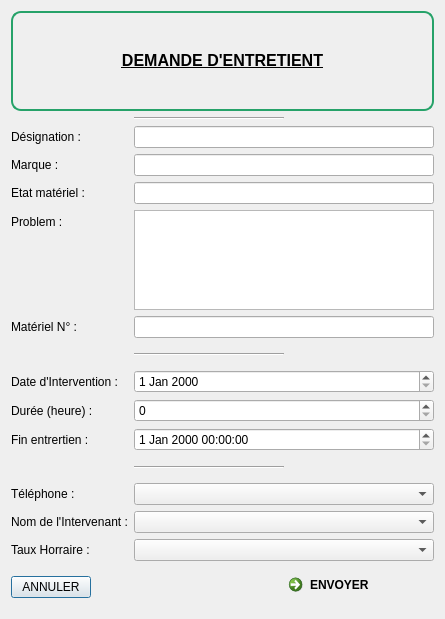
<?xml version="1.0" encoding="UTF-8"?>
<ui version="4.0">
 <class>EntretientMateriels</class>
 <widget class="QDialog" name="EntretientMateriels">
  <property name="geometry">
   <rect>
    <x>0</x>
    <y>0</y>
    <width>445</width>
    <height>619</height>
   </rect>
  </property>
  <property name="windowTitle">
   <string>Dialog</string>
  </property>
  <layout class="QVBoxLayout" name="verticalLayout">
   <item>
    <widget class="QLabel" name="label_10">
     <property name="styleSheet">
      <string notr="true">border: 2px solid rgb(38, 162, 105);
color: black;
padding: 5px;
border-radius: 10px</string>
     </property>
     <property name="text">
      <string>&lt;html&gt;&lt;head/&gt;&lt;body&gt;&lt;p align=&quot;center&quot;&gt;&lt;span style=&quot; font-size:12pt; font-weight:600; text-decoration: underline;&quot;&gt;DEMANDE D'ENTRETIENT&lt;/span&gt;&lt;/p&gt;&lt;/body&gt;&lt;/html&gt;</string>
     </property>
     <property name="alignment">
      <set>Qt::AlignCenter</set>
     </property>
    </widget>
   </item>
   <item>
    <layout class="QFormLayout" name="formLayout">
     <item row="0" column="1">
      <widget class="Line" name="line">
       <property name="sizePolicy">
        <sizepolicy hsizetype="Fixed" vsizetype="Fixed">
         <horstretch>0</horstretch>
         <verstretch>0</verstretch>
        </sizepolicy>
       </property>
       <property name="minimumSize">
        <size>
         <width>150</width>
         <height>0</height>
        </size>
       </property>
       <property name="orientation">
        <enum>Qt::Horizontal</enum>
       </property>
      </widget>
     </item>
     <item row="1" column="0">
      <widget class="QLabel" name="label">
       <property name="text">
        <string>Désignation :</string>
       </property>
      </widget>
     </item>
     <item row="1" column="1">
      <widget class="QLineEdit" name="typeEntretient"/>
     </item>
     <item row="2" column="0">
      <widget class="QLabel" name="label_2">
       <property name="text">
        <string>Marque :</string>
       </property>
      </widget>
     </item>
     <item row="2" column="1">
      <widget class="QLineEdit" name="marqueEntretient">
       <property name="text">
        <string/>
       </property>
      </widget>
     </item>
     <item row="3" column="0">
      <widget class="QLabel" name="label_11">
       <property name="text">
        <string>Etat matériel :</string>
       </property>
      </widget>
     </item>
     <item row="3" column="1">
      <widget class="QLineEdit" name="etatEntretient"/>
     </item>
     <item row="5" column="0">
      <widget class="QLabel" name="label_3">
       <property name="text">
        <string>Problem :</string>
       </property>
      </widget>
     </item>
     <item row="5" column="1">
      <widget class="QTextEdit" name="blemEntretient">
       <property name="sizePolicy">
        <sizepolicy hsizetype="Expanding" vsizetype="Fixed">
         <horstretch>0</horstretch>
         <verstretch>0</verstretch>
        </sizepolicy>
       </property>
       <property name="minimumSize">
        <size>
         <width>0</width>
         <height>100</height>
        </size>
       </property>
       <property name="maximumSize">
        <size>
         <width>16777215</width>
         <height>100</height>
        </size>
       </property>
       <property name="toolTip">
        <string>&lt;html&gt;&lt;head/&gt;&lt;body&gt;&lt;p&gt;Problem du matériel&lt;/p&gt;&lt;/body&gt;&lt;/html&gt;</string>
       </property>
       <property name="html">
        <string>&lt;!DOCTYPE HTML PUBLIC &quot;-//W3C//DTD HTML 4.0//EN&quot; &quot;http://www.w3.org/TR/REC-html40/strict.dtd&quot;&gt;
&lt;html&gt;&lt;head&gt;&lt;meta name=&quot;qrichtext&quot; content=&quot;1&quot; /&gt;&lt;style type=&quot;text/css&quot;&gt;
p, li { white-space: pre-wrap; }
&lt;/style&gt;&lt;/head&gt;&lt;body style=&quot; font-family:'Noto Sans'; font-size:10pt; font-weight:400; font-style:normal;&quot;&gt;
&lt;p style=&quot;-qt-paragraph-type:empty; margin-top:0px; margin-bottom:0px; margin-left:0px; margin-right:0px; -qt-block-indent:0; text-indent:0px;&quot;&gt;&lt;br /&gt;&lt;/p&gt;&lt;/body&gt;&lt;/html&gt;</string>
       </property>
      </widget>
     </item>
     <item row="10" column="1">
      <widget class="Line" name="line_2">
       <property name="sizePolicy">
        <sizepolicy hsizetype="Fixed" vsizetype="Fixed">
         <horstretch>100</horstretch>
         <verstretch>0</verstretch>
        </sizepolicy>
       </property>
       <property name="minimumSize">
        <size>
         <width>150</width>
         <height>20</height>
        </size>
       </property>
       <property name="orientation">
        <enum>Qt::Horizontal</enum>
       </property>
      </widget>
     </item>
     <item row="11" column="0">
      <widget class="QLabel" name="label_4">
       <property name="text">
        <string>Date d'Intervention :</string>
       </property>
      </widget>
     </item>
     <item row="11" column="1">
      <widget class="QDateEdit" name="debutEntretient"/>
     </item>
     <item row="12" column="0">
      <widget class="QLabel" name="label_5">
       <property name="text">
        <string>Durée (heure) :</string>
       </property>
      </widget>
     </item>
     <item row="13" column="0">
      <widget class="QLabel" name="label_6">
       <property name="text">
        <string>Fin entrertien :</string>
       </property>
      </widget>
     </item>
     <item row="13" column="1">
      <widget class="QDateTimeEdit" name="FinEntretient"/>
     </item>
     <item row="20" column="0">
      <widget class="QLabel" name="label_12">
       <property name="text">
        <string>Taux Horraire :</string>
       </property>
      </widget>
     </item>
     <item row="14" column="1">
      <widget class="Line" name="line_3">
       <property name="sizePolicy">
        <sizepolicy hsizetype="Fixed" vsizetype="Fixed">
         <horstretch>0</horstretch>
         <verstretch>0</verstretch>
        </sizepolicy>
       </property>
       <property name="minimumSize">
        <size>
         <width>150</width>
         <height>20</height>
        </size>
       </property>
       <property name="orientation">
        <enum>Qt::Horizontal</enum>
       </property>
      </widget>
     </item>
     <item row="9" column="1">
      <widget class="QLineEdit" name="numMatEntretient"/>
     </item>
     <item row="9" column="0">
      <widget class="QLabel" name="label_8">
       <property name="text">
        <string>Matériel N° :</string>
       </property>
      </widget>
     </item>
     <item row="12" column="1">
      <widget class="QSpinBox" name="dureeEntretient"/>
     </item>
     <item row="20" column="1">
      <widget class="QComboBox" name="tauxHEntretient"/>
     </item>
     <item row="17" column="1">
      <widget class="QComboBox" name="NomIntEntretient"/>
     </item>
     <item row="16" column="1">
      <widget class="QComboBox" name="phoneEntretient"/>
     </item>
     <item row="16" column="0">
      <widget class="QLabel" name="label_9">
       <property name="text">
        <string>Téléphone :</string>
       </property>
      </widget>
     </item>
     <item row="17" column="0">
      <widget class="QLabel" name="label_7">
       <property name="text">
        <string>Nom de l'Intervenant :</string>
       </property>
      </widget>
     </item>
    </layout>
   </item>
   <item>
    <layout class="QHBoxLayout" name="horizontalLayout">
     <item>
      <widget class="QPushButton" name="annulerEntretient">
       <property name="text">
        <string>ANNULER</string>
       </property>
      </widget>
     </item>
     <item>
      <spacer name="horizontalSpacer">
       <property name="orientation">
        <enum>Qt::Horizontal</enum>
       </property>
       <property name="sizeType">
        <enum>QSizePolicy::Preferred</enum>
       </property>
       <property name="sizeHint" stdset="0">
        <size>
         <width>200</width>
         <height>20</height>
        </size>
       </property>
      </spacer>
     </item>
     <item>
      <widget class="QCommandLinkButton" name="envoyeEntretient">
       <property name="sizePolicy">
        <sizepolicy hsizetype="Preferred" vsizetype="Fixed">
         <horstretch>0</horstretch>
         <verstretch>100</verstretch>
        </sizepolicy>
       </property>
       <property name="minimumSize">
        <size>
         <width>100</width>
         <height>0</height>
        </size>
       </property>
       <property name="text">
        <string>ENVOYER</string>
       </property>
      </widget>
     </item>
    </layout>
   </item>
  </layout>
 </widget>
 <resources/>
 <connections/>
</ui>
